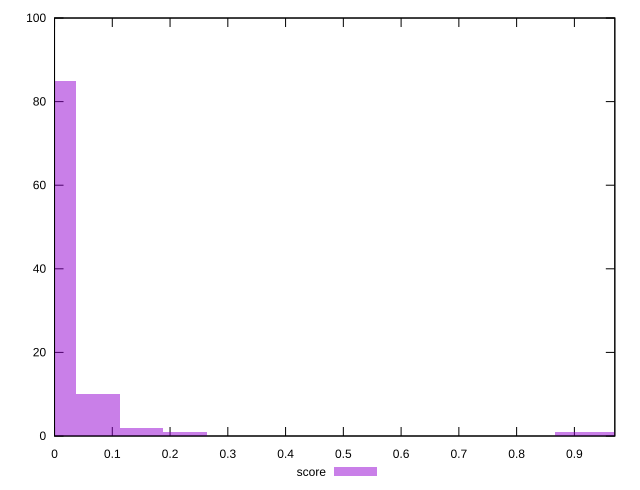

Write the gnuplot code that produced this figure.
reset

$score <<EOF
0.9792126795546494 1
0.9038886272812148 1
0 85
0.2259721568203037 1
0.07532405227343457 10
0.15064810454686914 2
EOF

set key outside below
set boxwidth 0.07532405227343457
set xrange [0:0.97]
set yrange [0:100]
set trange [0:100]
set style fill transparent solid 0.5 noborder
set terminal svg size 640, 490 enhanced background rgb 'white'
set output "report/report_00029_2021-02-24T13-36-40.390Z/estimated-input-latency/samples/astro/score/histogram.svg"

plot $score title "score" with boxes

reset
